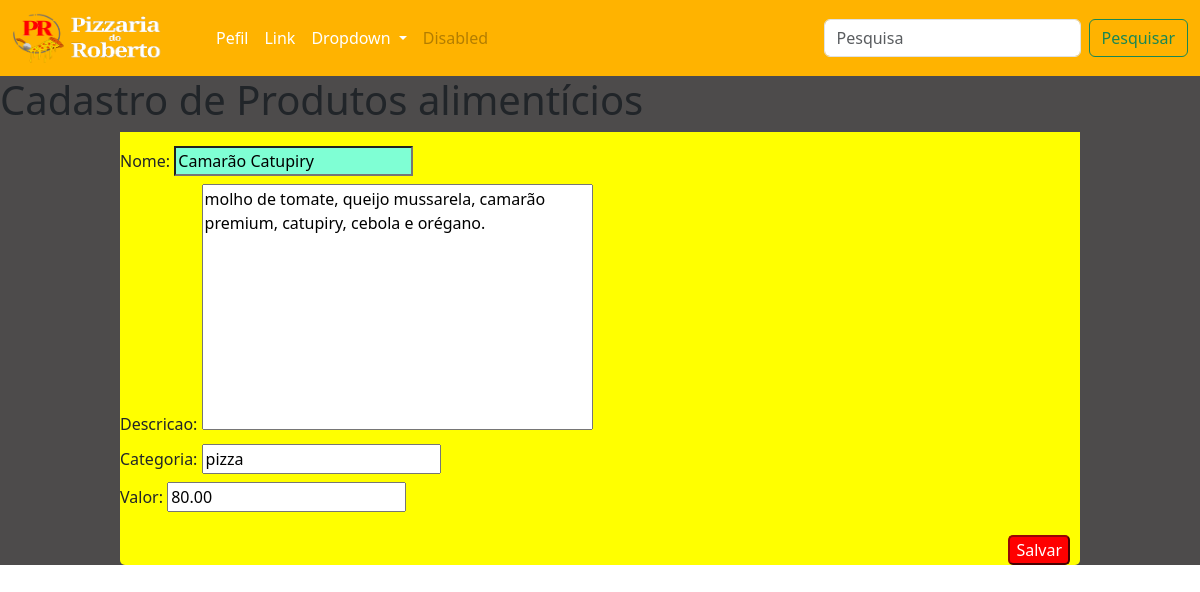
The app's page /edit_produto/1/, older data.
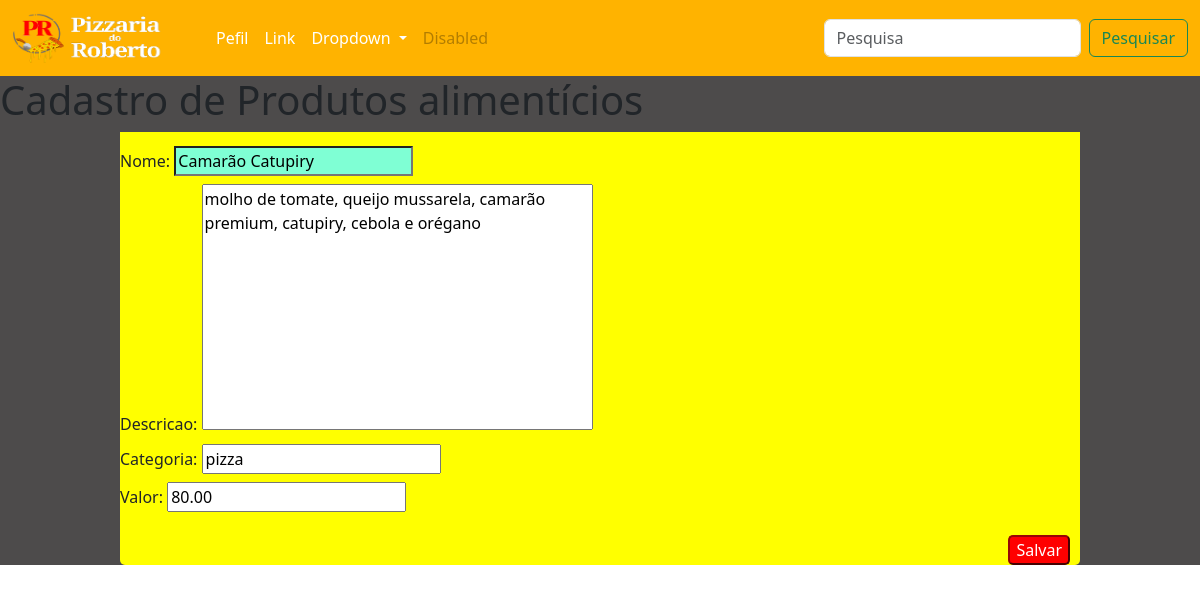
The same page, newer data.
### core/models.py (models this page shows, shortened)
class Produto(models.Model):
    nome = models.CharField(max_length=100)
    descricao = models.TextField()
    categoria = models.CharField(max_length=50)
    valor = models.DecimalField(max_digits=10, decimal_places=2)

### core/views.py (the view)
# urls.py: path('edit_produto/<int:id>/', edit_produto, name='edit_produto'),
def edit_produto(request, id):
    produto = Produto.objects.get(pk=id)
    if request.method == 'POST':
        form = ProdutoForm(request.POST, instance=produto)
        if form.is_valid():
            form.save()
            return redirect('produtos')
    else:
        form = ProdutoForm(instance=produto)
    contexto = {'form_prod': form, 'texto': 'Salvar'}
    return render(request, 'cadastro.html', contexto)

### core/forms.py
class ProdutoForm(forms.ModelForm):
    class Meta:
        model = Produto
        fields = ['nome', 'descricao', 'categoria', 'valor']

### core/templates/cadastro.html (shortened to what this page needs)
{% extends 'bases/base.html' %}
{% block content %}
<h1>Cadastro de Produtos alimentícios</h1>
<div class="mene">
    <form method="post" class="form_cad">
        {{ form_prod }}
        <input type="submit" value="{{ texto }}" class="butao">
    </form>
</div>
{% endblock %}

Row changes from the older to the newer data that the page shows:
changed Produto "Camarão Catupiry": descricao "molho de tomate, queijo mussarela, camarão premium, catupiry, cebola e orégano." → "molho de tomate, queijo mussarela, camarão premium, catupiry, cebola e orégano"
